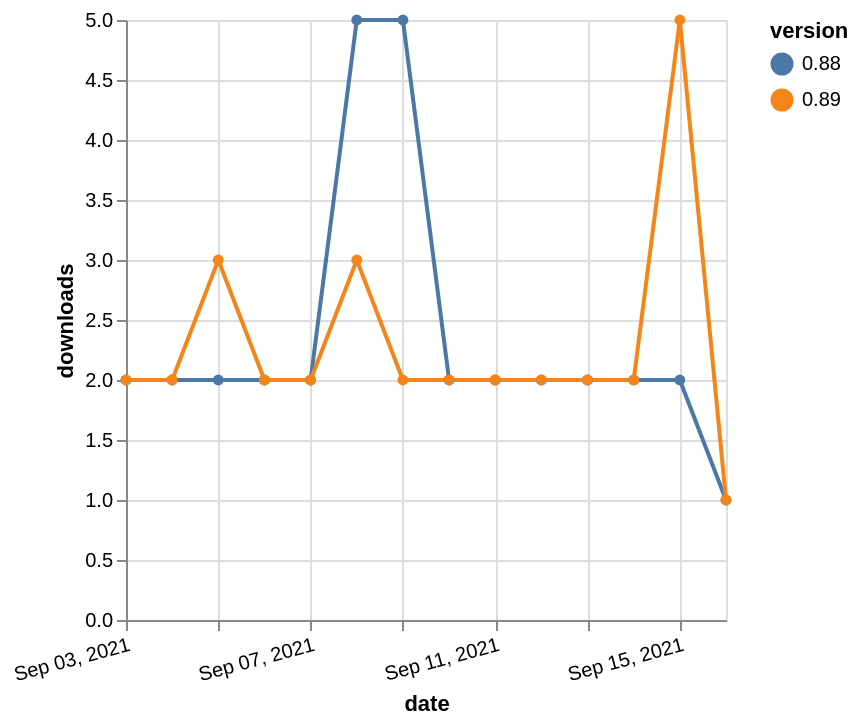

Source (Vega-Lite JSON):
### Vega-Lite specification from a JSON file in a GitHub repository (floating-point values rounded to 4 significant figures)
{"$schema": "https://vega.github.io/schema/vega-lite/v5.json", "description": "A simple bar chart with embedded data.", "data": {"values": [{"date": "2021-09-03", "total": 3486, "delta": 2, "version": "0.88"}, {"date": "2021-09-04", "total": 3488, "delta": 2, "version": "0.88"}, {"date": "2021-09-05", "total": 3490, "delta": 2, "version": "0.88"}, {"date": "2021-09-06", "total": 3492, "delta": 2, "version": "0.88"}, {"date": "2021-09-07", "total": 3494, "delta": 2, "version": "0.88"}, {"date": "2021-09-08", "total": 3499, "delta": 5, "version": "0.88"}, {"date": "2021-09-09", "total": 3504, "delta": 5, "version": "0.88"}, {"date": "2021-09-10", "total": 3506, "delta": 2, "version": "0.88"}, {"date": "2021-09-11", "total": 3508, "delta": 2, "version": "0.88"}, {"date": "2021-09-12", "total": 3510, "delta": 2, "version": "0.88"}, {"date": "2021-09-13", "total": 3512, "delta": 2, "version": "0.88"}, {"date": "2021-09-14", "total": 3514, "delta": 2, "version": "0.88"}, {"date": "2021-09-15", "total": 3516, "delta": 2, "version": "0.88"}, {"date": "2021-09-16", "total": 3517, "delta": 1, "version": "0.88"}, {"date": "2021-09-03", "total": 2356, "delta": 2, "version": "0.89"}, {"date": "2021-09-04", "total": 2358, "delta": 2, "version": "0.89"}, {"date": "2021-09-05", "total": 2361, "delta": 3, "version": "0.89"}, {"date": "2021-09-06", "total": 2363, "delta": 2, "version": "0.89"}, {"date": "2021-09-07", "total": 2365, "delta": 2, "version": "0.89"}, {"date": "2021-09-08", "total": 2368, "delta": 3, "version": "0.89"}, {"date": "2021-09-09", "total": 2370, "delta": 2, "version": "0.89"}, {"date": "2021-09-10", "total": 2372, "delta": 2, "version": "0.89"}, {"date": "2021-09-11", "total": 2374, "delta": 2, "version": "0.89"}, {"date": "2021-09-12", "total": 2376, "delta": 2, "version": "0.89"}, {"date": "2021-09-13", "total": 2378, "delta": 2, "version": "0.89"}, {"date": "2021-09-14", "total": 2380, "delta": 2, "version": "0.89"}, {"date": "2021-09-15", "total": 2385, "delta": 5, "version": "0.89"}, {"date": "2021-09-16", "total": 2386, "delta": 1, "version": "0.89"}]}, "width": "container", "mark": {"type": "line", "point": {"filled": true}}, "encoding": {"x": {"field": "date", "type": "temporal", "timeUnit": "yearmonthdate", "title": "date", "axis": {"labelAngle": -15}}, "y": {"field": "delta", "type": "quantitative", "title": "downloads"}, "color": {"field": "version", "type": "nominal"}, "tooltip": {"field": "delta"}}}
